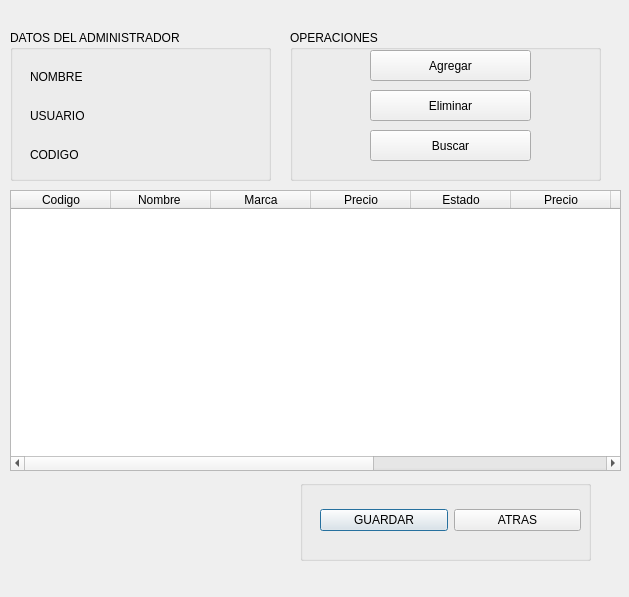
<?xml version="1.0" encoding="UTF-8"?>
<ui version="4.0">
 <class>Administrador</class>
 <widget class="QDialog" name="Administrador">
  <property name="geometry">
   <rect>
    <x>0</x>
    <y>0</y>
    <width>629</width>
    <height>597</height>
   </rect>
  </property>
  <property name="windowTitle">
   <string>Dialog</string>
  </property>
  <widget class="QTableWidget" name="tableWidget">
   <property name="geometry">
    <rect>
     <x>10</x>
     <y>190</y>
     <width>611</width>
     <height>281</height>
    </rect>
   </property>
   <column>
    <property name="text">
     <string>Codigo</string>
    </property>
   </column>
   <column>
    <property name="text">
     <string>Nombre </string>
    </property>
   </column>
   <column>
    <property name="text">
     <string>Marca</string>
    </property>
   </column>
   <column>
    <property name="text">
     <string>Precio</string>
    </property>
   </column>
   <column>
    <property name="text">
     <string>Estado</string>
    </property>
   </column>
   <column>
    <property name="text">
     <string>Precio</string>
    </property>
   </column>
   <column>
    <property name="text">
     <string>Stock</string>
    </property>
   </column>
   <column>
    <property name="text">
     <string>Agregar</string>
    </property>
   </column>
   <column>
    <property name="text">
     <string>Quitar</string>
    </property>
   </column>
   <column>
    <property name="text">
     <string>Editar</string>
    </property>
   </column>
  </widget>
  <widget class="QGroupBox" name="groupBox">
   <property name="geometry">
    <rect>
     <x>300</x>
     <y>480</y>
     <width>291</width>
     <height>81</height>
    </rect>
   </property>
   <property name="title">
    <string/>
   </property>
   <widget class="QWidget" name="">
    <property name="geometry">
     <rect>
      <x>20</x>
      <y>20</y>
      <width>261</width>
      <height>41</height>
     </rect>
    </property>
    <layout class="QHBoxLayout" name="horizontalLayout">
     <item>
      <widget class="QPushButton" name="pushButton">
       <property name="text">
        <string>GUARDAR</string>
       </property>
      </widget>
     </item>
     <item>
      <widget class="QPushButton" name="pushButton_2">
       <property name="text">
        <string>ATRAS</string>
       </property>
      </widget>
     </item>
    </layout>
   </widget>
  </widget>
  <widget class="QGroupBox" name="groupBox_2">
   <property name="geometry">
    <rect>
     <x>10</x>
     <y>30</y>
     <width>261</width>
     <height>151</height>
    </rect>
   </property>
   <property name="title">
    <string>DATOS DEL ADMINISTRADOR</string>
   </property>
   <widget class="QWidget" name="">
    <property name="geometry">
     <rect>
      <x>20</x>
      <y>30</y>
      <width>171</width>
      <height>111</height>
     </rect>
    </property>
    <layout class="QVBoxLayout" name="verticalLayout">
     <item>
      <widget class="QLabel" name="label">
       <property name="text">
        <string>NOMBRE</string>
       </property>
      </widget>
     </item>
     <item>
      <widget class="QLabel" name="label_2">
       <property name="text">
        <string>USUARIO</string>
       </property>
      </widget>
     </item>
     <item>
      <widget class="QLabel" name="label_3">
       <property name="text">
        <string>CODIGO</string>
       </property>
      </widget>
     </item>
    </layout>
   </widget>
  </widget>
  <widget class="QGroupBox" name="groupBox_3">
   <property name="geometry">
    <rect>
     <x>290</x>
     <y>30</y>
     <width>311</width>
     <height>151</height>
    </rect>
   </property>
   <property name="title">
    <string>OPERACIONES</string>
   </property>
   <widget class="QPushButton" name="pushButton_5">
    <property name="geometry">
     <rect>
      <x>80</x>
      <y>20</y>
      <width>161</width>
      <height>31</height>
     </rect>
    </property>
    <property name="text">
     <string>Agregar</string>
    </property>
   </widget>
   <widget class="QPushButton" name="pushButton_6">
    <property name="geometry">
     <rect>
      <x>80</x>
      <y>60</y>
      <width>161</width>
      <height>31</height>
     </rect>
    </property>
    <property name="text">
     <string>Eliminar</string>
    </property>
   </widget>
   <widget class="QPushButton" name="pushButton_4">
    <property name="geometry">
     <rect>
      <x>80</x>
      <y>100</y>
      <width>161</width>
      <height>31</height>
     </rect>
    </property>
    <property name="text">
     <string>Buscar</string>
    </property>
   </widget>
  </widget>
 </widget>
 <resources/>
 <connections/>
</ui>
